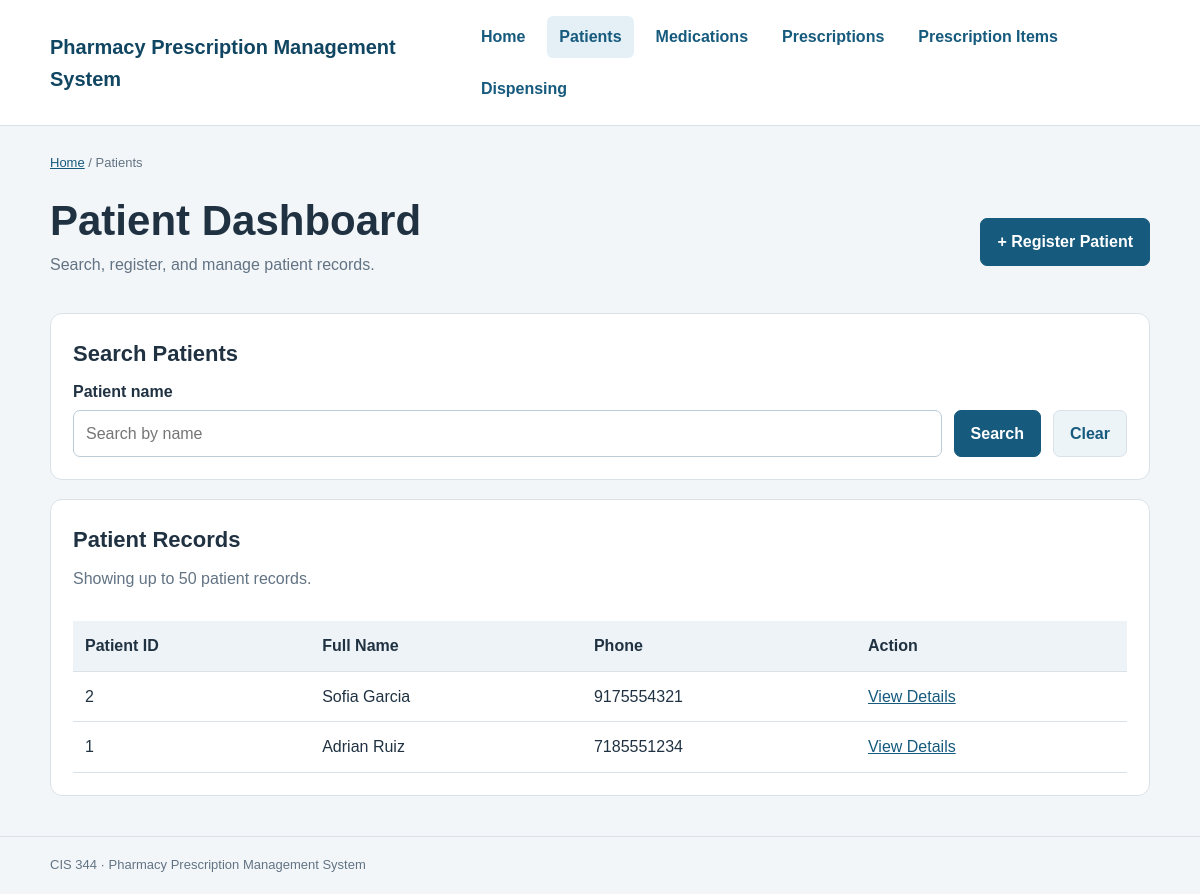
The page /pharmacy-prescription-mgmt/public/patients.php on the database its author committed.
### tables this page shows
CREATE TABLE patients (
    patient_id INT AUTO_INCREMENT PRIMARY KEY,
    first_name VARCHAR(50) NOT NULL,
    last_name VARCHAR(50) NOT NULL,
    date_of_birth DATE,
    phone VARCHAR(20)
);

### pharmacy-prescription-mgmt/app/patient_web_helpers.php (called while the page is built, shortened)
<?php
function patientHtml(mixed $value): string
{
    return htmlspecialchars(
        (string) ($value ?? ''),
        ENT_QUOTES | ENT_SUBSTITUTE,
        'UTF-8'
    );
}

### pharmacy-prescription-mgmt/app/Patient.php (called while the page is built, shortened)
<?php
class Patient
{
    private ?int $patientId;
    private string $firstName;
    private string $lastName;
    private ?string $phone;
    public function __construct(
        PDO $connection,
        string $firstName,
        string $lastName,
        ?string $dateOfBirth = null,
        ?string $phone = null,
        ?int $patientId = null
    ) {
        $firstName = trim($firstName);
        $lastName = trim($lastName);
        if ($dateOfBirth !== null) {
            $date = DateTimeImmutable::createFromFormat(
                '!Y-m-d',
                $dateOfBirth
            );
        }
        if ($phone !== null) {
            $phone = trim($phone);
        }
        $this->patientId = $patientId;
        $this->firstName = $firstName;
        $this->lastName = $lastName;
        $this->phone = $phone;
    }
    public function getFullName(): string
    {
        return $this->firstName . " " . $this->lastName;
    }
    public function getPatientId(): ?int
    {
        return $this->patientId;
    }
    public function getPhone(): ?string
    {
        return $this->phone;
    }
    public static function findAll(
        PDO $connection,
        string $search = ''
    ): array {
        $sql = 'SELECT patient_id,
                    first_name,
                    last_name,
                    date_of_birth,
                    phone
                FROM patients';
        $parameters = [];
        $sql .= ' ORDER BY patient_id DESC LIMIT 50';
        $statement = $connection->prepare($sql);
        $statement->execute($parameters);
        $patients = [];
        foreach ($statement->fetchAll(PDO::FETCH_ASSOC) as $row) {
            $patients[] = new self(
                $connection,
                $row['first_name'],
                $row['last_name'],
                $row['date_of_birth'],
                $row['phone'],
                (int) $row['patient_id']
            );
        }
        return $patients;
    }
}

### pharmacy-prescription-mgmt/public/patients.php (the view, shortened to what this page needs)
<?php
require_once __DIR__ . '/../app/Patient.php';
require_once __DIR__ . '/../app/patient_web_helpers.php';
$search = isset($_GET['q']) && is_string($_GET['q'])
    ? trim($_GET['q'])
    : '';
$patients = [];
if (strlen($search) > 100) {
    $errorMessage = 'Search text must be 100 characters or fewer.';
} else {
    try {
        $connection = (new Database())->getConnection();
        $patients = Patient::findAll($connection, $search);
    } catch (Throwable $error) {
        error_log($error->getMessage());
        $errorMessage = 'Unable to retrieve patient records.';
    }
}
?>
<!DOCTYPE html>
<html lang="en">
<head>
    <link rel="stylesheet" href="css/style.css">
</head>
<body>
<header class="site-header">
    <div class="container header-content">
        <a class="brand" href="index.php">
            Pharmacy Prescription Management System
        </a>
        <nav aria-label="Main navigation">
            <a href="index.php">Home</a>
            <a class="active"
               href="patients.php"
               aria-current="page">Patients</a>
            <a href="medications.php">Medications</a>
            <a href="prescriptions.php">Prescriptions</a>
            <a href="prescription_items.php">Prescription Items</a>
            <a href="dispensings.php">Dispensing</a>
        </nav>
    </div>
</header>
<main class="container page-content">
    <p class="breadcrumb">
        <a href="index.php">Home</a> / Patients
    </p>
    <div class="page-toolbar">
        <div>
            <h1>Patient Dashboard</h1>
            <p class="page-description">
                Search, register, and manage patient records.
            </p>
        </div>
        <a href="add_patient.php"
           class="button button-primary">
            + Register Patient
        </a>
    </div>
    <section class="panel">
        <h2>Search Patients</h2>
        <form method="get"
              action="patients.php"
              class="search-form">
            <div class="form-field">
                <label for="q">Patient name</label>
                <input
                    type="search"
                    id="q"
                    name="q"
                    maxlength="100"
                    value="<?= patientHtml($search) ?>"
                    placeholder="Search by name"
                >
            </div>
            <button type="submit"
                    class="button button-primary">
                Search
            </button>
            <a href="patients.php"
               class="button button-light">
                Clear
            </a>
        </form>
    </section>
    <section class="panel">
        <h2>Patient Records</h2>
        <p class="muted">
            Showing up to 50 patient records.
        </p>
        <div class="table-scroll">
            <table>
                <thead>
                    <tr>
                        <th>Patient ID</th>
                        <th>Full Name</th>
                        <th>Phone</th>
                        <th>Action</th>
                    </tr>
                </thead>
                <tbody>
                <?php if ($patients === []): ?>
                    <tr>
                        <td colspan="4">
                            No patient records found.
                        </td>
                    </tr>
                <?php else: ?>
                    <?php foreach ($patients as $patient): ?>
                        <tr>
                            <td>
                                <?= patientHtml(
                                    $patient->getPatientId()
                                ) ?>
                            </td>
                            <td>
                                <?= patientHtml(
                                    $patient->getFullName()
                                ) ?>
                            </td>
                            <td>
                                <?= patientHtml(
                                    $patient->getPhone()
                                    ?? 'Not provided'
                                ) ?>
                            </td>
                            <td>
                                <a href="patient_details.php?id=<?= patientHtml(
                                    $patient->getPatientId()
                                ) ?>">
                                    View Details
                                </a>
                            </td>
                        </tr>
                    <?php endforeach; ?>
                <?php endif; ?>
                </tbody>
            </table>
        </div>
    </section>
</main>
<footer class="site-footer">
    <div class="container">
        CIS 344 &middot; Pharmacy Prescription Management System
    </div>
</footer>
</body>
</html>

### pharmacy-prescription-mgmt/public/css/style.css (style rules this page uses)
:root { --blue: #165a7d; --blue-dark: #104662; --page: #f3f6f9; --white: #ffffff; --text: #203242; --muted: #627383; --border: #d9e2e9; }
* { box-sizing: border-box; }
body { margin: 0; color: var(--text); background: var(--page); font-family: Arial, Helvetica, sans-serif; line-height: 1.6; }
a { color: var(--blue); }
.container { width: min(1100px, calc(100% - 36px)); margin: 0 auto; }
h1 { font-size: clamp(28px, 4vw, 42px); line-height: 1.2; margin: 6px 0 14px; }
h2 { font-size: 22px; margin: 0 0 8px; }
p { margin: 0 0 16px; }
.site-header { background: var(--white); border-bottom: 1px solid var(--border); }
.header-content { display: flex; justify-content: space-between; align-items: center; gap: 20px; padding: 16px 0; }
.brand { color: var(--blue-dark); font-size: 20px; font-weight: bold; text-decoration: none; }
nav { display: flex; gap: 10px; flex-wrap: wrap; }
nav a { padding: 8px 12px; font-weight: bold; text-decoration: none; border-radius: 6px; }
nav a:hover, nav a.active { background: #e5f0f6; }
.hero p:not(.eyebrow), .page-description { max-width: 700px; color: var(--muted); }
.button { display: inline-block; padding: 10px 16px; border: 1px solid var(--border); border-radius: 7px; text-decoration: none; font: inherit; font-weight: bold; cursor: pointer; }
.button-primary { color: white; background: var(--blue); border-color: var(--blue); }
.button-light { background: #edf4f8; color: var(--blue); }
.card, .panel { background: var(--white); border: 1px solid var(--border); border-radius: 12px; padding: 22px; }
.muted { color: var(--muted); }
.page-content { padding-top: 27px; }
.breadcrumb { font-size: 13px; color: var(--muted); }
.panel { margin-top: 19px; }
.page-toolbar { display: flex; align-items: center; justify-content: space-between; gap: 18px; flex-wrap: wrap; }
.page-toolbar h1, .page-toolbar h2 { margin-bottom: 6px; }
.form-field { flex: 1; min-width: 230px; }
label { display: block; font-weight: bold; margin-bottom: 5px; }
input { display: block; width: 100%; padding: 10px 12px; border: 1px solid #bbcbd8; border-radius: 7px; font: inherit; }
.search-form { display: flex; align-items: end; flex-wrap: wrap; gap: 12px; }
.table-scroll { overflow-x: auto; }
table { width: 100%; border-collapse: collapse; text-align: left; margin-top: 14px; }
th, td { padding: 12px; border-bottom: 1px solid var(--border); }
th { background: #edf3f7; }
.site-footer { border-top: 1px solid var(--border); margin-top: 40px; padding: 18px 0; color: var(--muted); font-size: 13px; }

### rows shown on the page
patients: patient_id "2", first_name+last_name "Sofia Garcia", phone "9175554321"
patients: patient_id "1", first_name+last_name "Adrian Ruiz", phone "7185551234"
